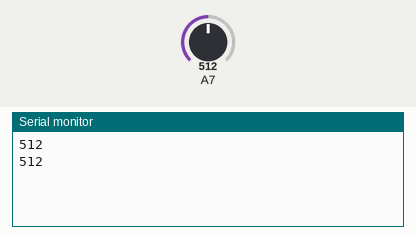
This sketch was run on a simulated Arduino Mega 2560, built with avr-gcc and run on an emulated ATmega2560. Shown: the last lines printed to the serial monitor. The test bench sets the inputs (shaded band); at power-on: A7 = 512.

Above: at 1.8 s.
1.9 s: A7 set to 716
At 2.8 s:
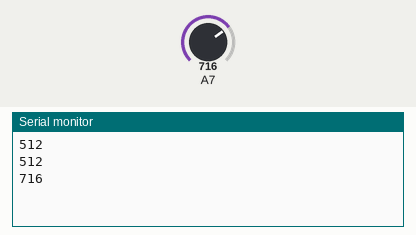
3.4 s: A7 set to 900
At 4.5 s:
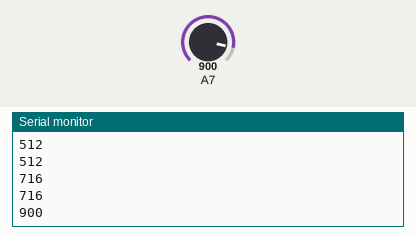
Timing chart, 0 to 6.4 s (numbered marks = the images above; inputs shaded):
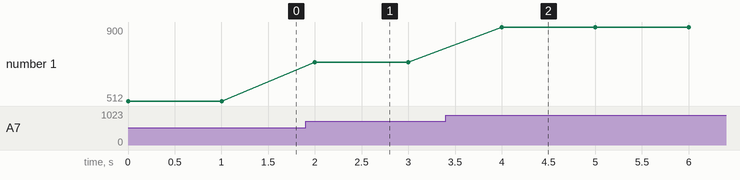

The sketch:

sketch_jul30a.ino
```cpp
void setup() {
    pinMode(23,INPUT);
  Serial.begin(115200);
}

void loop() {
  Serial.println(analogRead(23));
  delay(1000);
}
```

Measured:
- after the input at 1.9 s, the serial monitor: prints a new line after 0.10 s (image 1)
- after the input at 3.4 s, the serial monitor: prints a new line after 0.60 s (image 2)
- plotted number 1: 512 → 716 after the input at 1.9 s, 716 → 900 after the input at 3.4 s
